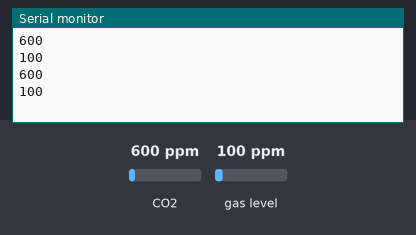
Bench run of a sketch on a simulated Arduino Uno, built with avr-gcc and run on an emulated ATmega328P. Parts: the last lines printed to the serial monitor. The inputs (shaded band) are chosen by the test bench; at power-on: CO2 600 ppm, gas level 100 ppm.

Above: at 1.2 s.
1.3 s: CO2 set to 452 ppm
At 2.6 s:
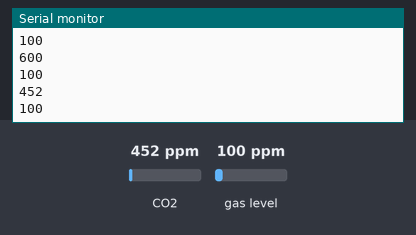
2.8 s: gas level set to 20 ppm
At 3.8 s:
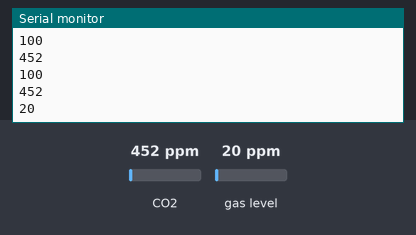
4.3 s: CO2 set to 1050 ppm
At 5.8 s:
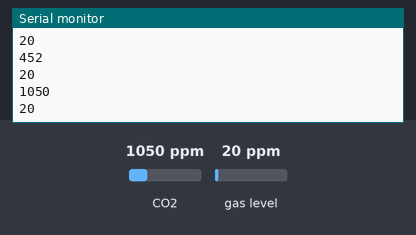
Timing chart, 0 to 7.3 s (numbered marks = the images above; inputs shaded):
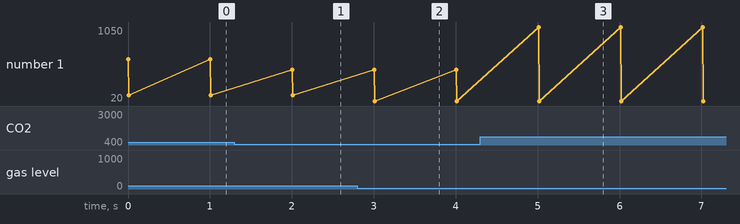

The sketch:

testing_ccs811.ino
```cpp
#include <SparkFunCCS811.h>

#define CCS811_ADDR 0x5B //Default I2C Address
//#define CCS811_ADDR 0x5A //Alternate I2C Address

CCS811 myCCS811(CCS811_ADDR);


void setup() {
  // put your setup code here, to run once:
  Serial.begin(9600);
 myCCS811.begin();
}

void loop()
{
  if (myCCS811.dataAvailable())
  {
    myCCS811.readAlgorithmResults();
    int tempCO2 = myCCS811.getCO2();
    int tempVOC = myCCS811.getTVOC();
    Serial.println(tempCO2);
     Serial.println(tempVOC);
  }
  else if (myCCS811.checkForStatusError())
  {
    while(1);
  }

  delay(1000); //Wait for next reading
}
```

Measured:
- after the input at 1.3 s, the serial monitor: prints a new line after 0.71 s (image 1)
- after the input at 2.8 s, the serial monitor: prints a new line after 0.21 s (image 2)
- after the input at 4.3 s, the serial monitor: prints a new line after 0.71 s (image 3)
- plotted number 1: 100 → 20 after the input at 2.8 s
